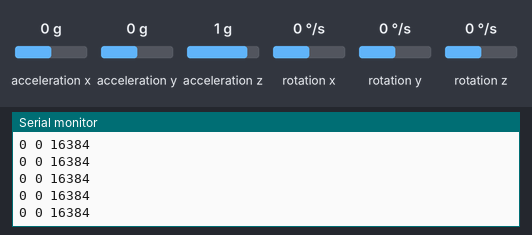
A sketch run on a simulated Arduino Uno, built with avr-gcc and run on an emulated ATmega328P. Shown: the last lines printed to the serial monitor. Inputs (shaded band) come from the test bench; at power-on: acceleration z 1 g, acceleration x 0 g, acceleration y 0 g, rotation x 0 °/s, rotation y 0 °/s, rotation z 0 °/s.

Above: at 1.2 s.
1.3 s: acceleration z set to 0 g
At 2.1 s:
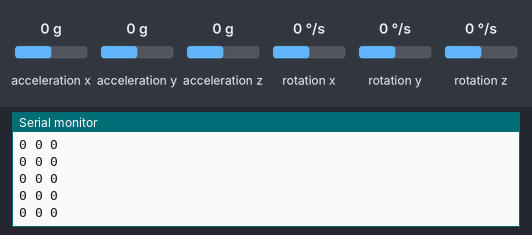
4.3 s: acceleration x set to -1.4 g
At 5.0 s:
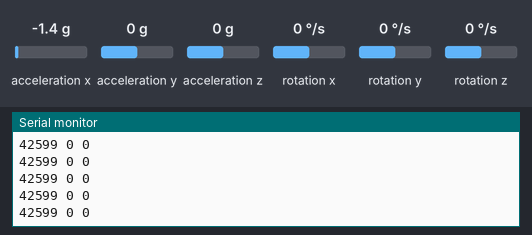
7.3 s: acceleration y set to -1.4 g
At 8.2 s:
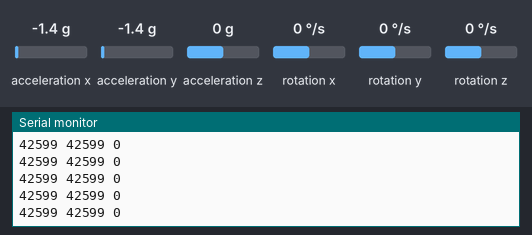

Measured:
- after the input at 1.3 s, the serial monitor: prints a new line after 0.07 s (image 1)
- after the input at 4.3 s, the serial monitor: prints a new line after 0.07 s (image 2)
- after the input at 7.3 s, the serial monitor: prints a new line after 0.07 s (image 3)

The sketch:

mputest2.ino
```cpp
#include <Wire.h>
#include <MPU6050.h>

MPU6050 mpu;

uint16_t ax, ay, az, gx, gy, gz;

void setup() {
  Serial.begin(9600);
  Wire.begin();
  mpu.initialize();

  Serial.println(mpu.testConnection() ? "Success" : "Fail");

}

void loop() {
  mpu.getMotion6(&ax, &ay, &az, &gx, &gy, &gz);

  Serial.print(ax);
  Serial.print(" ");
  Serial.print(ay);
  Serial.print(" ");
  Serial.println(az);

}
```
